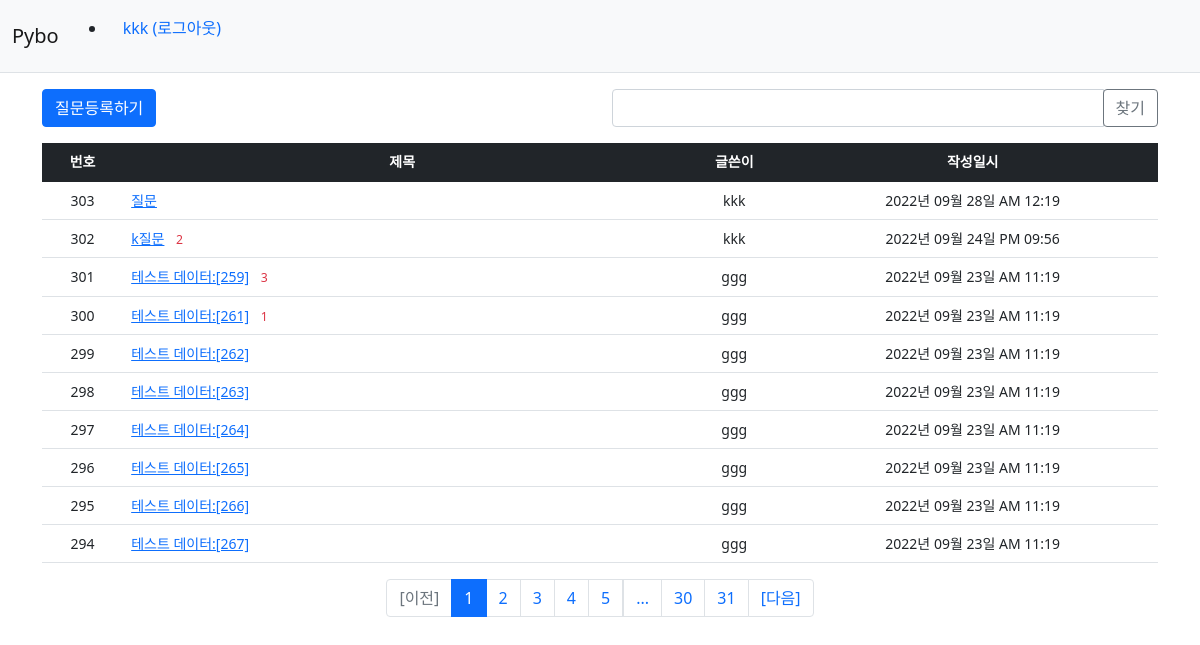
Screenshot of /question/list/ (signed in) with the database file from the repository.
### pybo/models.py (models this page shows)
class User(db.Model):
    id = db.Column(db.Integer, primary_key=True)
    username = db.Column(db.String(150), unique=True, nullable=False)
    password = db.Column(db.String(200), nullable=False)
    email = db.Column(db.String(120), unique=True, nullable=False)

class Question(db.Model):
    id = db.Column(db.Integer, primary_key=True)
    subject = db.Column(db.String(200), nullable=False)
    content = db.Column(db.Text(), nullable=False)
    create_date = db.Column(db.DateTime(), nullable=False)
    user_id = db.Column(db.Integer, db.ForeignKey('user.id', ondelete='CASCADE'), nullable=False)
    user = db.relationship("User", backref=db.backref('question_set'))
    modify_date = db.Column(db.DateTime(), nullable=True)
    voter = db.relationship("User", secondary=question_voter, backref=db.backref('question_voter_set'))

### pybo/views/question_views.py (the view, shortened to what this page needs)
@bp.route('/list/')
def _list():
    page = request.args.get("page", default=1, type=int)    # page
    kw = request.args.get('kw', default='', type=str)
    question_list = Question.query.order_by(Question.create_date.desc())
    question_list = question_list.paginate(page, per_page=10)
    return render_template("question/question_list.html", question_list=question_list, page=page, kw=kw)

### pybo/filter.py (called while the page is built)
def format_datetime(value, fmt="%Y년 %m월 %d일 %p %I:%M"):
    return value.strftime(fmt)

### pybo/views/auth_views.py (called while the page is built)
@bp.before_app_request  # 라우팅함수보다 항상 먼저 실행됨 *모든 라우팅 함수보다 먼저 실행 모든 모든
def load_logged_user():
    user_id = session.get('user_id')
    if user_id is None:
        g.user = None
    else:
        g.user = User.query.get(user_id)

### pybo/templates/question/question_list.html (shortened to what this page needs)
{% extends 'base.html' %}
{% block content %}
<div class="container my-3">
    <div class="row my-3">
        <div class="col-6">
            <a href="{{ url_for('question.create') }}" class="btn btn-primary">질문등록하기</a>
        </div>
        <div class="col-6">
            <div class="input-group">
                <input type="text" id="search_kw" class="form-control" value="{{ kw or '' }}">
                <div class="input-group-append">
                    <button class="btn btn-outline-secondary" type="button" id="btn_search">찾기</button>
                </div>
            </div>
        </div>
    </div>
    <table class="table small">
        <thead>
            <tr class="text-center table-dark">
                <th>번호</th>
                <th style="width:50%">제목</th>
                <th>글쓴이</th>
                <th>작성일시</th>
            </tr>
        </thead>
        <tbody>
            {% if question_list %}
                {% for question in question_list.items %}
                    <tr class="text-center">
                        <td>{{ question_list.total - ((question_list.page -1) * question_list.per_page) - loop.index0 }} </td>
                        <td class="text-start">
                            <a href="{{ url_for('question.detail', question_id=question.id)}}">{{ question.subject}}</a>
                            {% if question.answer_set|length > 0 %}
                                <span class="text-danger small mx-2">{{ question.answer_set|length }}</span>
                            {% endif %}
                        </td>
                        <td>{{ question.user.username }}</td>
                        <td>{{ question.create_date | datetime}}</td>
                    </tr>
                {% endfor %}
            {% else %}
                    <tr>
                        <td colspan="3">질문이 없습니다</td>
                    </tr>
            {% endif %}
        </tbody>
    </table>
    <ul class="pagination justify-content-center">
        {% if question_list.has_prev%}
            <li class="page-item">
                <a class="page-link" href="javascript:void(0)" data-page="{{ question_list.prev_num }}">[이전]</a>
            </li>
        {% else %}
            <li class="page-item disabled">
                <a href="javascript:void(0)" class="page-link" tabindex="-1" aria-disabled="true">[이전]</a>
            </li>
        {% endif %}
        {% for page_num in question_list.iter_pages() %}
            {% if page_num %}
                {% if page_num != question_list.page %}
                    <li class="page-item">
                        <a class="page-link" data-page="{{ page_num }}" href="javascript:void(0)" >{{ page_num }}</a>
                    </li>
                {% else %}
                    <li class="page-item active" aria-current="page">
                        <a href="javascript:void(0)" class="page-link">{{ page_num }}</a>
                    </li>
                {% endif %}
            {% else %}
                    <li class="disabled">
                        <a href="javascript:void(0)" class="page-link">...</a>
                    </li>
            {% endif %}
        {% endfor %}
        {% if question_list.has_next %}
            <li class="page-item">
                <a class="page-link" data-page="{{ question_list.next_num}}" href="javascript:void(0)">[다음]</a>
            </li>
        {% else %}
            <li class="page-item disabled">
                <a href="javascript:void(0)" tabindex="-1" class="page-link" aria-disabled="true">[다음]</a>
            </li>
        {% endif %}
    </ul>
</div>
{% endblock %}

### pybo/templates/navbar.html (shortened to what this page needs)
<nav class="navbar navbar-expand-lg navbar-light bg-light border-bottom">
    <div class="container-fluid">
        <a class="navbar-brand" href="{{ url_for('main.index') }}">Pybo</a>
        <div class="collapse navbar-collapse" id="navbarSupportedContent">
            {% if g.user %}
                <ul class="nvabar-nav">
                    <li class="navbar-item">
                        <a href="{{ url_for('auth.logout') }}" class="nav-link">{{ g.user.username }} (로그아웃)</a>
                    </li>
                </ul>
            {% endif %}
        </div>
    </div>
</nav>

### rows the page displays
User: user.username "kkk"
Question: total "303", subject "질문", user.username "kkk", create_date "2022년 09월 28일 AM 12:19"
Question: total "302", subject "k질문", answer_set|length "2", user.username "kkk", create_date "2022년 09월 24일 PM 09:56"
Question: total "301", subject "테스트 데이터:[259]", answer_set|length "3", user.username "ggg", create_date "2022년 09월 23일 AM 11:19"
Question: total "300", subject "테스트 데이터:[261]", answer_set|length "1", user.username "ggg", create_date "2022년 09월 23일 AM 11:19"
Question: total "299", subject "테스트 데이터:[262]", user.username "ggg", create_date "2022년 09월 23일 AM 11:19"
Question: total "298", subject "테스트 데이터:[263]", user.username "ggg", create_date "2022년 09월 23일 AM 11:19"
Question: total "297", subject "테스트 데이터:[264]", user.username "ggg", create_date "2022년 09월 23일 AM 11:19"
Question: total "296", subject "테스트 데이터:[265]", user.username "ggg", create_date "2022년 09월 23일 AM 11:19"
Question: total "295", subject "테스트 데이터:[266]", user.username "ggg", create_date "2022년 09월 23일 AM 11:19"
Question: total "294", subject "테스트 데이터:[267]", user.username "ggg", create_date "2022년 09월 23일 AM 11:19"

### other values shown
{{ page_num }} "1"
{{ page_num }} "2" "3" "4" "5" "30" "31"
